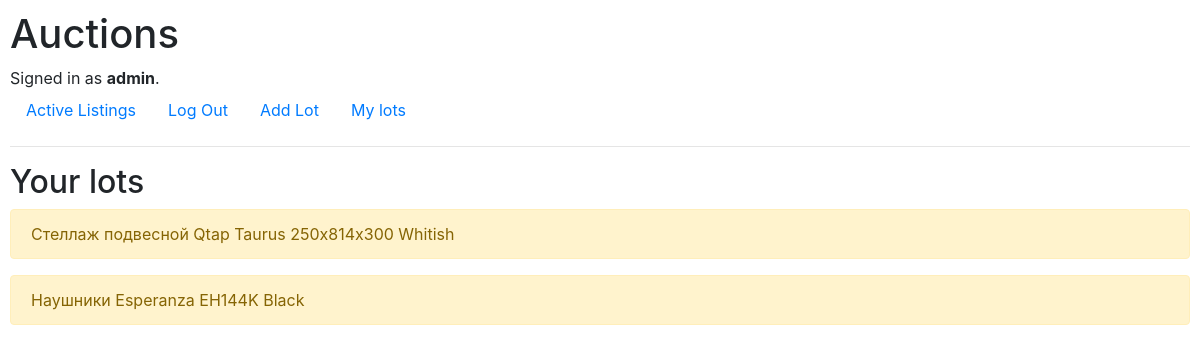
The app's page /my_lots (signed in) with its own data.
### auctions/models.py (models this page shows)
class User(AbstractUser):
    pass

class Seller_Lot(models.Model):
    id = models.AutoField(primary_key=True)
    name_seller = models.CharField(max_length=50, db_index=True)
    lot = models.ForeignKey('Lots', on_delete=models.CASCADE)

class Lots(models.Model):
    id = models.AutoField(primary_key=True)
    title = models.CharField("Name lot", max_length=50)
    text_lot = models.TextField("Information for lot")
    main_image = models.ImageField(null=True, blank=True, upload_to=f"Photo/")
    image1 = models.ImageField(null=True, blank=True, upload_to=f"Photo/")
    image2 = models.ImageField(null=True, blank=True, upload_to=f"Photo/")
    image3 = models.ImageField(null=True, blank=True, upload_to=f"Photo/")
    image4 = models.ImageField(null=True, blank=True, upload_to=f"Photo/")
    image5 = models.ImageField(null=True, blank=True, upload_to=f"Photo/")
    image6 = models.ImageField(null=True, blank=True, upload_to=f"Photo/")
    image7 = models.ImageField(null=True, blank=True, upload_to=f"Photo/")
    category = models.ForeignKey(Category, on_delete=models.PROTECT)
    name_buyer_lot = models.ForeignKey('User', on_delete=models.PROTECT, default=None, null=True)
    cost_initial = models.DecimalField(max_digits=10, decimal_places=2)
    cost_lot = models.DecimalField(max_digits=10, decimal_places=2)
    time_create = models.DateTimeField(auto_now_add=True)
    close_lot_date = models.DateField(null=True, default=None)
    close_lot_time = models.TimeField(null=True, default=None)
    lot_close = models.BooleanField(default=False)
    def __str__(self):
        return self.title
    class Meta:
        verbose_name = "Lot"
        verbose_name_plural = "Lots"

### auctions/views.py (the view)
# urls.py: path("my_lots", views.my_lots, name="my_lots"),
def my_lots(request):
    if request.user.is_authenticated:
        my_all_lots = Seller_Lot.objects.filter(name_seller=request.user)
        for i in my_all_lots:
            my_all_lots_counter = i.lot_id
        data = {"lots": my_all_lots,
                }
        return render(request, 'auctions/my_lots.html', {'data': my_all_lots})

### auctions/templates/auctions/my_lots.html (shortened to what this page needs)
{% extends "auctions/layout.html" %}
{% block body %}
    {% if user.is_authenticated %}
                <h2>Your lots</h2>
                    {% for i in data %}
                    <a href="{{ i.lot_id }}"><div>
                            <div class="alert alert-warning">{{ i.lot }}
                            </div> </a>
                        {% endfor %}
            {% else %}
                Please identify!
            {% endif %}
{% endblock %}

### auctions/templates/auctions/layout.html (shortened to what this page needs)
{% load static %}
<!DOCTYPE html>
<html lang="en">
    <head>
        <link href="{% static 'auctions/styles.css' %}" rel="stylesheet">
        <link rel="stylesheet" href="https://stackpath.bootstrapcdn.com/bootstrap/4.4.1/css/bootstrap.min.css">
    </head>
    <body>
        <h1>Auctions</h1>
        <div>
            {% if user.is_authenticated %}
                Signed in as <strong>{{ user.username }}</strong>.
            {% else %}
                Not signed in.
            {% endif %}
        </div>
        <ul class="nav">
            <li class="nav-item">
                <a class="nav-link" href="{% url 'index' %}">Active Listings</a>
            </li>
            {% if user.is_authenticated %}
                <li class="nav-item">
                    <a class="nav-link" href="{% url 'logout' %}">Log Out</a>
                </li>
                <li class="nav-item">
                    <a class="nav-link" href="{% url 'create_lot' %}">Add Lot</a>
                </li>
                <li class="nav-item">
                    <a class="nav-link" href="{% url 'my_lots' %}">My lots</a>
                </li>
            {% endif %}
        </ul>
        <hr>
        {% block body %}
        {% endblock %}
    </body>
</html>

### auctions/static/auctions/styles.css (style rules this page uses)
body { padding: 10px; background-color: #3366CC; }

### records on screen
User: username "admin"
Seller_Lot: lot "Cтеллаж подвесной Qtap Taurus 250х814х300 Whitish"
Seller_Lot: lot "Наушники Esperanza EH144K Black"
